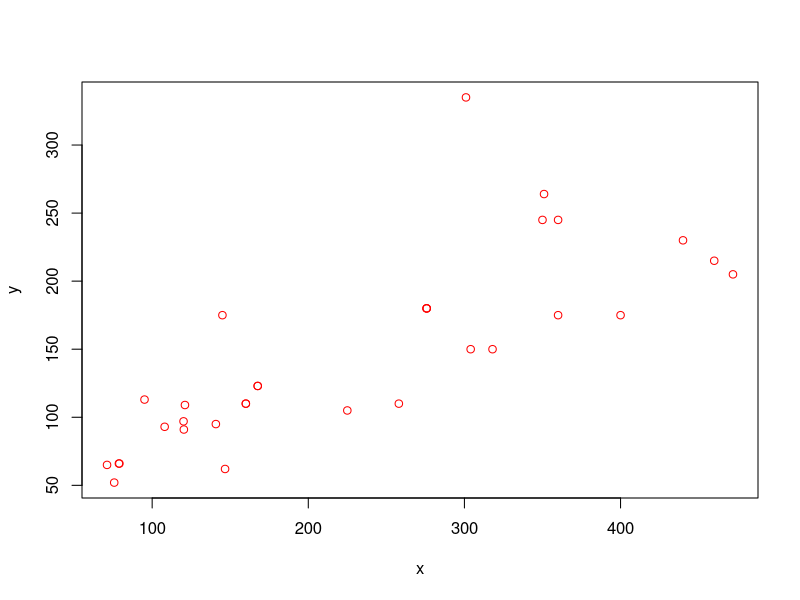
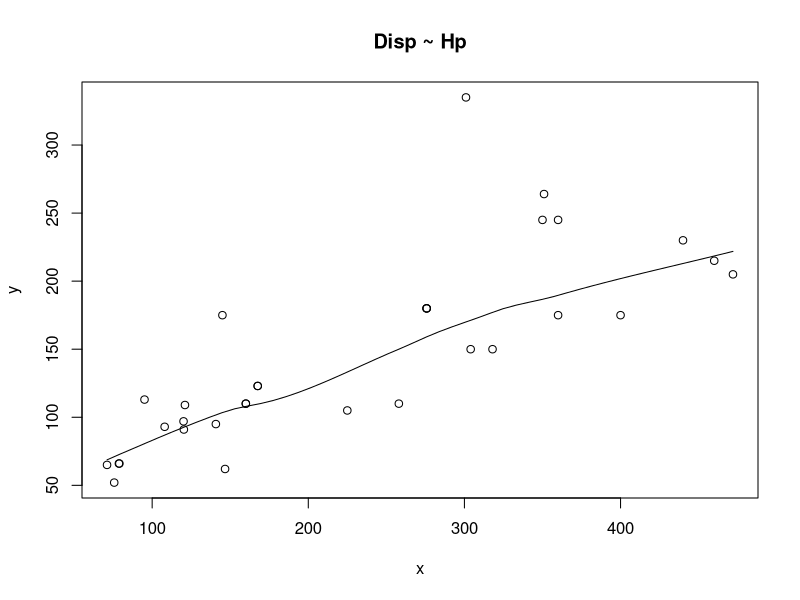

Recreate these plots in R, in order. (Note: this script raises an error after producing the figures.)
# Regression Analysis of Y on X.

# Load data from https://cran.r-project.org/.
data(mtcars)
mtcars

# Select "disp" column as X.
x<-c(mtcars$disp)
x

# Select "hp" column as Y.
y<-c(mtcars$hp)

# Plot data
plot(x,y,col="red")

# Linear Regression
scatter.smooth(x,y,main="Disp ~ Hp")

# Polynomial Regression
r=30
A<-matrix(c(r,sum(x),sum(x^2),sum(x),sum(x^2),sum(x^3),sum(x^2),sum(x^3),sum(x^4)),3,3,byrow=TRUE)
A

B<-c(sum(y),sum(x*y),sum(x^2*y))
B
showEqn(A,B)
solve(A,B)
plot(x,y,col="green")
plot(x,y,col="red")
f<-3.524916401 + 0.878595773*x - 0.000871024*x^2
f
xmin<-min(x)
xmax<-max(x)
par(new=TRUE)
curve(-3.524916401 + 0.878595773*x - 0.000871024*x^2,xmin,xmax,col="blue")

# Exponential Regression
A<-matrix(c(r,sum(x),sum(x),sum(x^2)),2,2,byrow=TRUE)
A

B<-c(sum(log(y),sum(x*log(y))))
B
showEqn(A,B)
solve(A,B)
plot(x,y,col="black")
par(new=TRUE)
curve(exp(5.81226184-0.00245783*x),xmin,xmax,col="red")